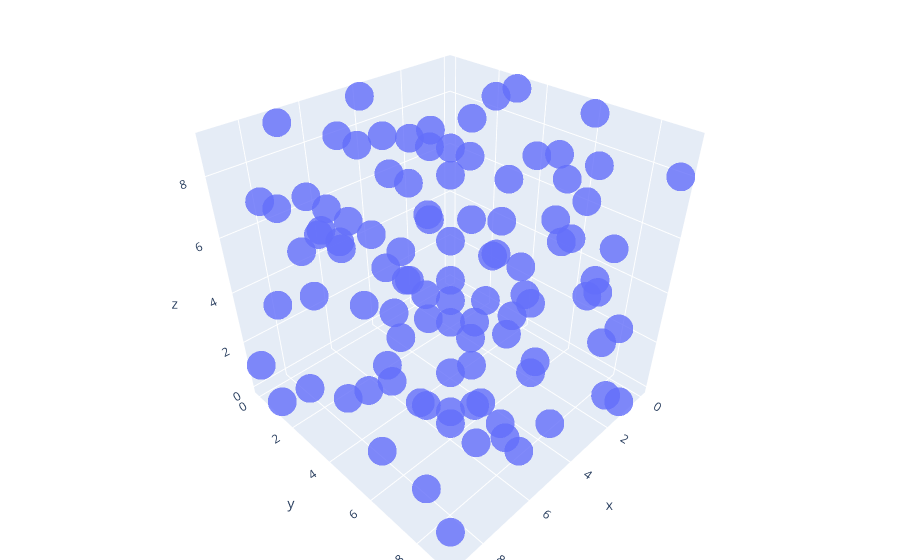

Notebook source saved alongside this figure:
### Code cell
import plotly.graph_objects as go
import numpy as np

# Helix equation
t = np.linspace(0, 20, 100)

fig = go.Figure(data=[go.Scatter3d(
    x=x,
    y=y,
    z=z,
    mode='markers',
    marker=dict(
        size=10,               # set color to an array/list of desired values
        colorscale='Viridis',   # choose a colorscale
        opacity=0.8
    )
)])

# tight layout
fig.update_layout(margin=dict(l=0, r=0, b=0, t=0))
fig.show()

### Figure 1 — Plotly figure (JSON) as saved in the notebook; plotly's stock layout.template omitted (floating-point values rounded to 4 significant figures)
{"data": [{"marker": {"colorscale": [[0, "#440154"], [0.1111, "#482878"], [0.2222, "#3e4989"], [0.3333, "#31688e"], [0.4444, "#26828e"], [0.5556, "#1f9e89"], [0.6667, "#35b779"], [0.7778, "#6ece58"], [0.8889, "#b5de2b"], [1, "#fde725"]], "opacity": 0.8, "size": 10}, "mode": "markers", "type": "scatter3d", "x": [0, 0, 0, 0, 0, 0, 0, 0, 0, 0, 1, 1, 1, 1, 1, 1, 1, 1, 1, 1, 2, 2, 2, 2, 2, 2, 2, 2, 2, 2, 3, 3, 3, 3, 3, 3, 3, 3, 3, 3, 4, 4, 4, 4, 4, 4, 4, 4, 4, 4, 5, 5, 5, 5, 5, 5, 5, 5, 5, 5, 6, 6, 6, 6, 6, 6, 6, 6, 6, 6, 7, 7, 7, 7, 7, 7, 7, 7, 7, 7, 8, 8, 8, 8, 8, 8, 8, 8, 8, 8, 9, 9, 9, 9, 9, 9, 9, 9, 9, 9], "y": [0, 1, 2, 3, 4, 5, 6, 7, 8, 9, 0, 1, 2, 3, 4, 5, 6, 7, 8, 9, 0, 1, 2, 3, 4, 5, 6, 7, 8, 9, 0, 1, 2, 3, 4, 5, 6, 7, 8, 9, 0, 1, 2, 3, 4, 5, 6, 7, 8, 9, 0, 1, 2, 3, 4, 5, 6, 7, 8, 9, 0, 1, 2, 3, 4, 5, 6, 7, 8, 9, 0, 1, 2, 3, 4, 5, 6, 7, 8, 9, 0, 1, 2, 3, 4, 5, 6, 7, 8, 9, 0, 1, 2, 3, 4, 5, 6, 7, 8, 9], "z": [6, 6, 0, 9, 7, 5, 9, 3, 2, 8, 7, 0, 8, 9, 0, 2, 5, 8, 2, 0, 7, 7, 0, 5, 4, 2, 0, 6, 5, 1, 6, 6, 5, 7, 1, 5, 5, 9, 8, 7, 9, 8, 3, 6, 0, 1, 7, 5, 9, 6, 8, 8, 4, 4, 3, 5, 4, 9, 0, 2, 5, 5, 3, 1, 6, 5, 1, 2, 2, 5, 9, 7, 7, 7, 7, 4, 2, 2, 2, 3, 3, 7, 6, 7, 7, 0, 6, 0, 9, 5, 1, 0, 8, 2, 6, 3, 4, 5, 5, 1]}], "layout": {"margin": {"b": 0, "l": 0, "r": 0, "t": 0}}}
